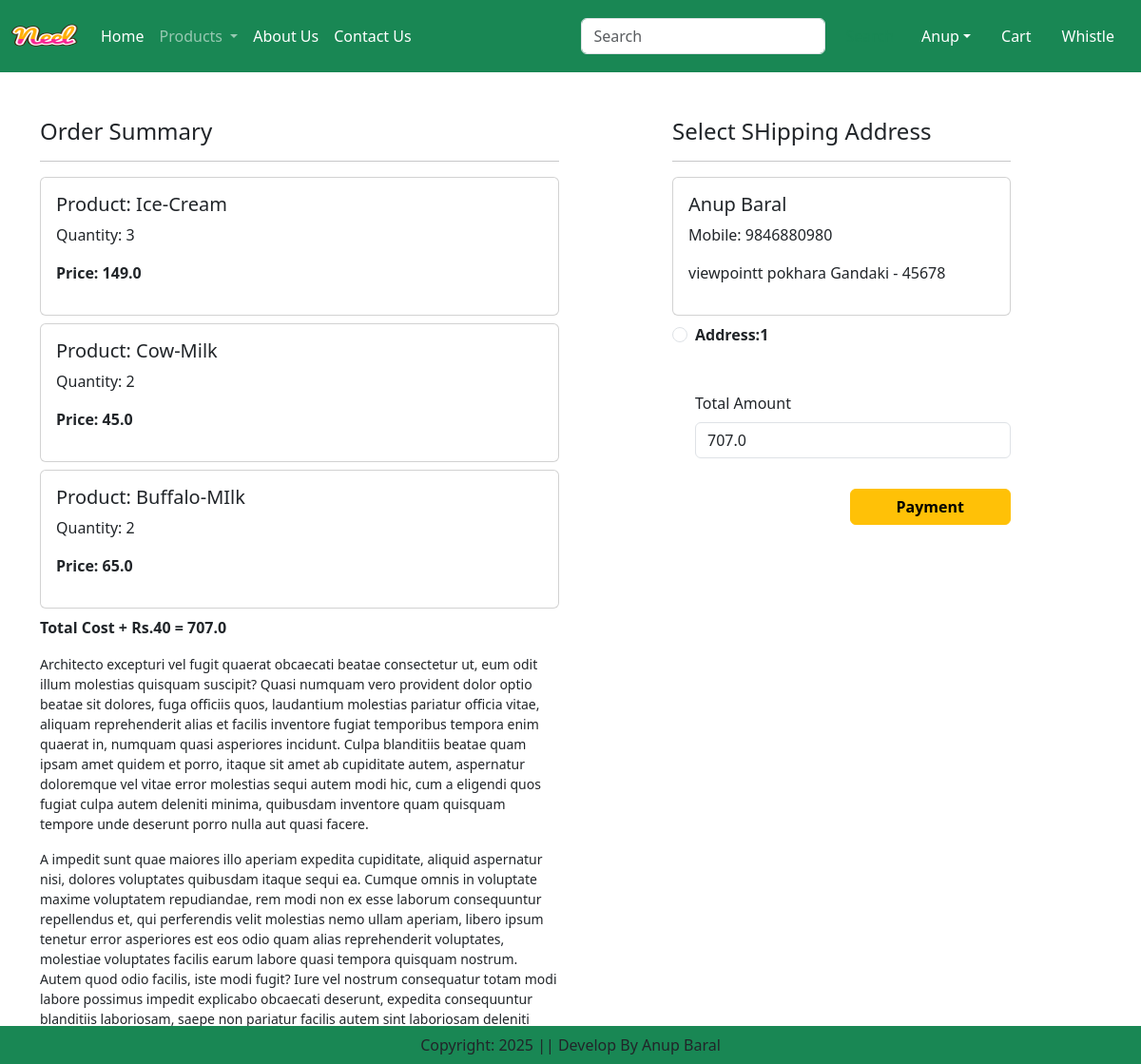
The page /checkout/process/ (signed in) on the database as committed earlier.
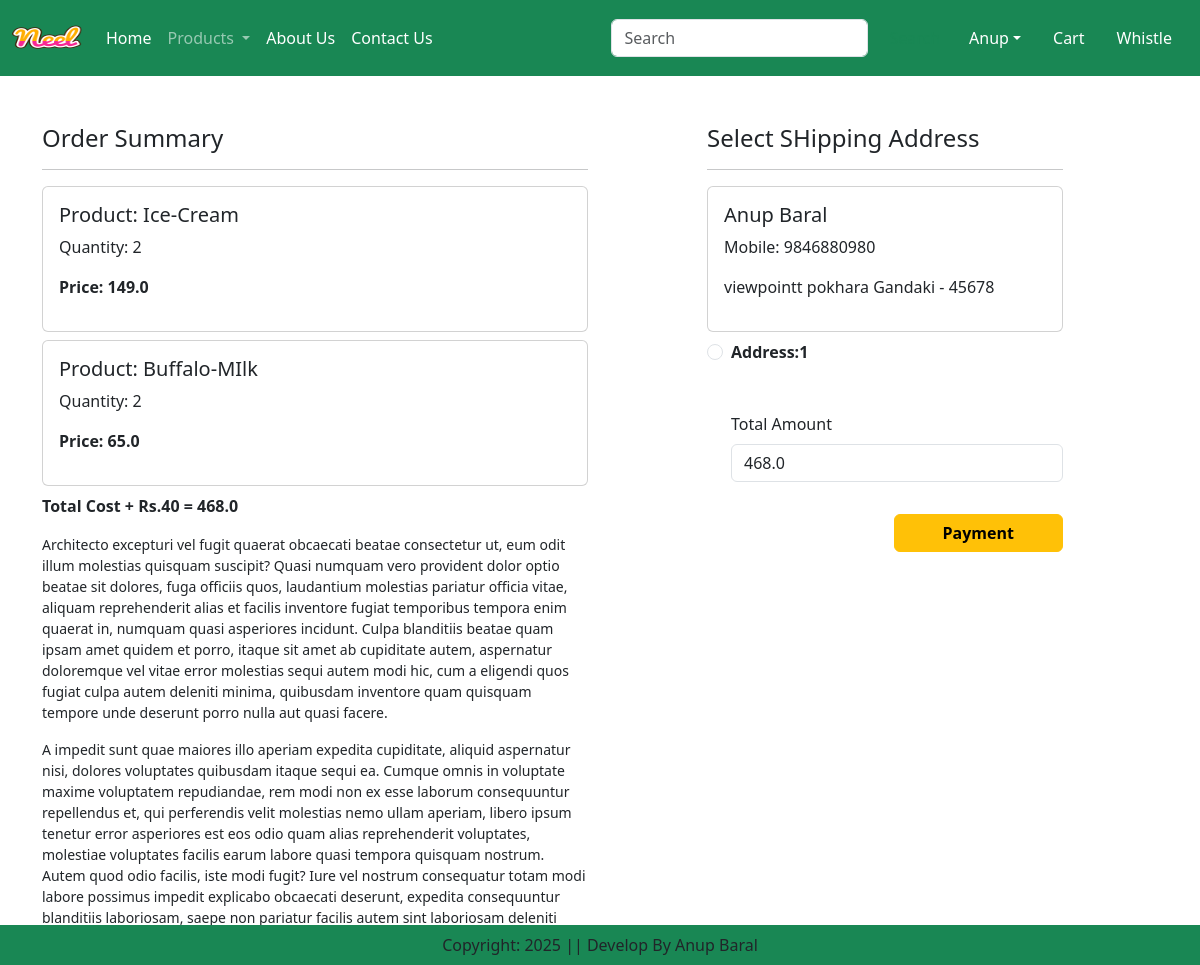
The same page on the database as committed later.
### app/models.py (models this page shows, shortened)
class Cart(models.Model):
    user = models.ForeignKey(User,on_delete=models.CASCADE)
    product = models.ForeignKey(Product,on_delete=models.CASCADE)
    quantity = models.PositiveIntegerField(default=1)

class Product(models.Model):
    title = models.CharField(max_length=100)
    selling_price = models.FloatField()
    discounted_price = models.FloatField()
    description = models.TextField()
    composition = models.TextField(default='')
    prodapp = models.TextField(default='')
    category = models.CharField(choices=CATEGORY_CHOICES, max_length=2)
    product_image = models.ImageField(upload_to='product')

class Customer(models.Model):
    user = models.ForeignKey(User,on_delete=models.CASCADE)
    name = models.CharField(max_length=200)
    locality = models.CharField(max_length=200)
    city = models.CharField(max_length=50)
    mobile = models.IntegerField(default=0)
    zipcode = models.IntegerField()
    state = models.CharField(choices=STATE_CHOICES, max_length=100)

### app/views.py (the view, shortened to what this page needs)
# urls.py: path('checkout/', views.show_cart, name='show_cart'),
class checkout(View):
    def get(self, request):
        user = request.user
        add = Customer.objects.filter(user=user)
        cart_items = Cart.objects.filter(user=user)
        famount = 0
        for p in cart_items:
            famount += p.quantity * p.product.discounted_price
        totalamount = famount + 40
        razoramount = int(totalamount * 100)  # in paise
        client = razorpay.Client(auth=(settings.RAZOR_KEY_ID, settings.RAZOR_KEY_SECRET))
        data = {
            "amount": razoramount,
            "currency": "INR",
            "receipt": "order_rcptid_12"
        }
        payment_response = client.order.create(data=data)
        print(payment_response)
        order_id = payment_response['id']
        order_status = payment_response['status']
        return render(request, 'app/checkout.html', locals())

### app/templates/app/checkout.html (shortened to what this page needs)
{% extends "app/base.html" %}
{% load static %}
{% block main-content %}
<div class="container">
    <div class="row mt-5">
        <div class="col-sm-6">
            <h4>Order Summary</h4>
            <hr>
            {% for item in cart_items %}
            <div class="card mb-2">
                <div class="card-body">
                    <h5>Product: {{ item.product.title }}</h5>
                    <p>Quantity: {{ item.quantity }}</p>
                    <p class="fw-bold">Price: {{ item.product.discounted_price }}</p>
                </div>
            </div>
            {% endfor %}
            <p class="fw-bold">Total Cost + Rs.40 = {{ totalamount }}</p>
            <small>{% lorem 2 p random %} </small>
        </div>
        <div class="col-sm-4 offset-sm-1">
            <h4>Select SHipping Address</h4>
            <hr>
            <form method="post" id="myform">
                {% for ad in add %}
                <div class="card">
                    <div class="card-body">
                        <h5>{{ ad.name }}</h5>
                        <p>Mobile: {{ ad.mobile }}</p>
                        <p>{{ ad.locality }} {{ ad.city }} {{ ad.state }} - {{ ad.zipcode }}</p>
                    </div>
                </div>
                <div class="form-check mt-2 mb-5">
                    <input class="form-check-input" type="radio" name="custid" id="custadd{{ forloop.counter }}" value="{{ ad.id }}">
                    <label class="form-check-label fw-bold" for="custadd{{ forloop.counter }}">
                        Address:{{ forloop.counter }} </label>
                </div>
                {% endfor %}
                <div class="form-check mb-3">
                    <label for="totalamount" class="form-label">Total Amount</label>
                    <input type="number" class="form-control" name="totalamount" value={{ totalamount }} readonly>
                </div>
                <div class="text-end">
                    <button id="rzp-button1" type="submit" class="btn btn-warning mt-3 px-5 fw-bold">Payment</button>
                    <br><br>
                </div>
            </form>
        </div>
    </div>
</div>
{% endblock main-content %}

Rows that differ between the two databases and show on the page:
removed Cart: product "Cow-Milk", quantity "2", product.discounted_price "45.0"
changed Cart "Ice-Cream": quantity "3" → "2"
Other text that changed with them:
{{ totalamount }}: "707.0" → "468.0"
form field totalamount: "707.0" → "468.0"
